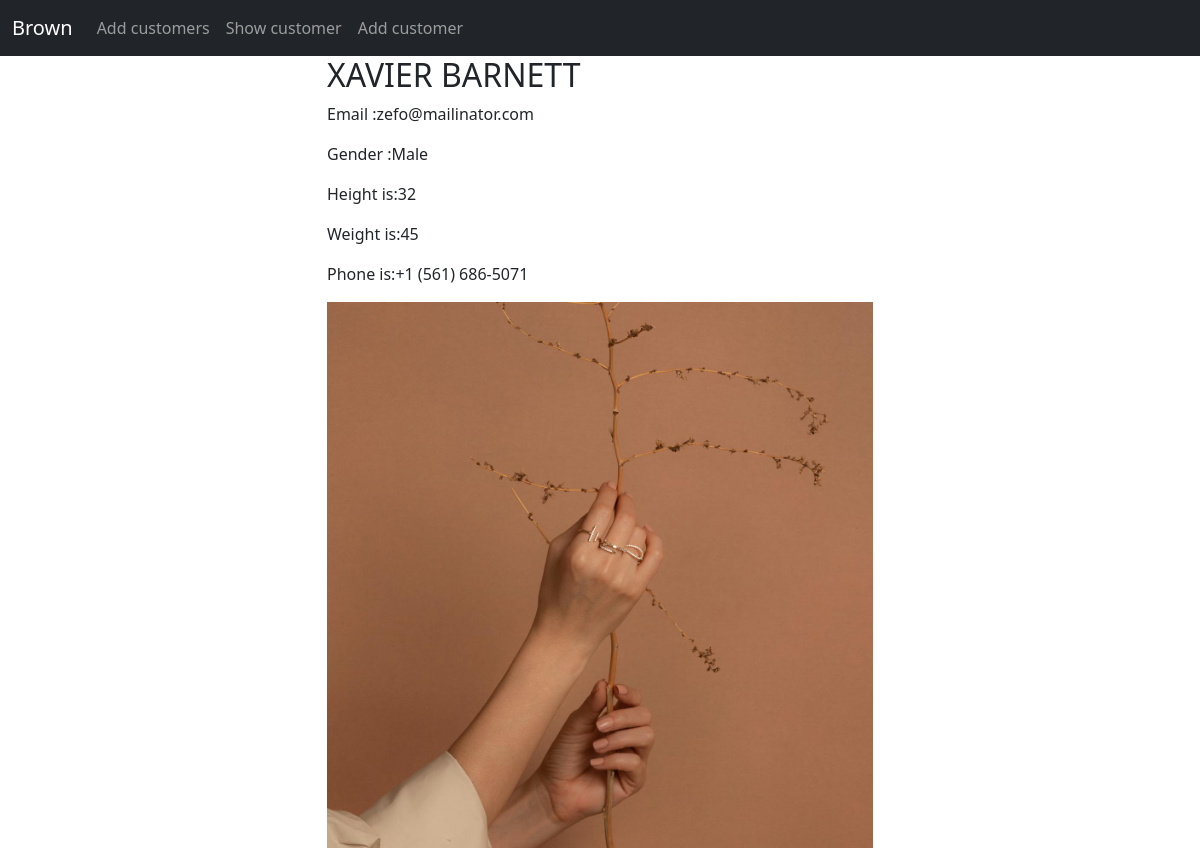
Page /details/27 (signed in) on the committed database.
### app/models.py (models this page shows)
class Customer(models.Model):
    id = models.AutoField(primary_key=True)
    name = models.CharField(max_length=100)
    email = models.EmailField(max_length=100,unique=True)
    phone = models.CharField(max_length=60)
    password = models.CharField(max_length=200)
    weight = models.IntegerField(default=0)
    height = models.IntegerField(default=0)
    gender = models.CharField(max_length=6,default="Male")
    dob = models.DateField(null=True,blank=True)
    pic = models.ImageField(upload_to="images/",null=True,blank=True)
    class Meta:
        db_table="customers"

### app/views.py (the view)
# urls.py: path('details/<int:id>',views.details,name='details-page'),
@login_required
def details(request,id):
    user = Customer.objects.get(id=id)
    return render(request,'details.html',{'user':user})

### templates/details.html
{% extends 'master.html' %}
{% block content %}
    <div class="container">
    <div class="row justify-content-center">
        <div class="col-sm-6">
            <h2>{{ user.name |upper }}</h2>
            <p>Email :{{ user.email|lower }}</p>
            <p>Gender :{{ user.gender|capfirst }}</p>
            <p>Height is:{{ user.height }}</p>
            <p>Weight is:{{ user.weight }}</p>
            <p>Phone is:{{ user.phone }}</p>
            {% if user.pic %}
            	<img width="100%" src="{{ user.pic.url }}" alt="">
            {% endif %}
        </div>
    </div>
    </div>
{% endblock %}

### rows in the picture
Customer: name "XAVIER BARNETT", email "zefo@mailinator.com", gender "Male", height "32", weight "45", phone "+1 (561) 686-5071", pic (picture)
